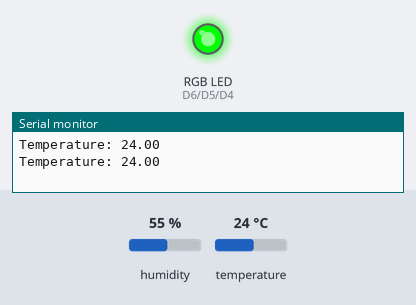
Recording of a program running on a simulated ESP8266 (NodeMCU). On the bench: an RGB LED mixed from three pins (HIGH = lit), the last lines printed to the serial monitor. Inputs (shaded band) come from the test bench; at power-on: temperature 24 °C, humidity 55 %.

Above: at 4.8 s.
4.9 s: temperature set to 21 °C
7.9 s: temperature set to 18 °C
At 8.4 s:
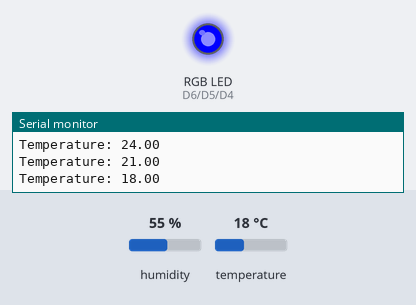
10.9 s: temperature set to 33 °C
At 13.2 s:
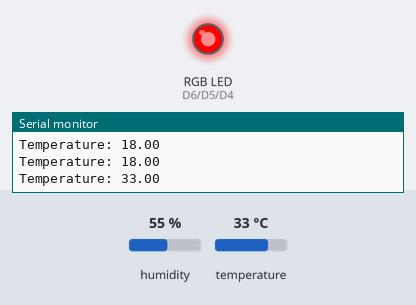
13.9 s: temperature set to 31 °C
16.9 s: temperature set to 28 °C
At 19.1 s:
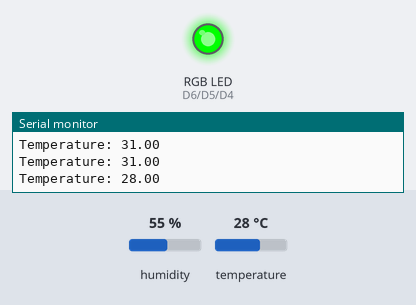
19.9 s: temperature set to 12 °C
At 21.5 s:
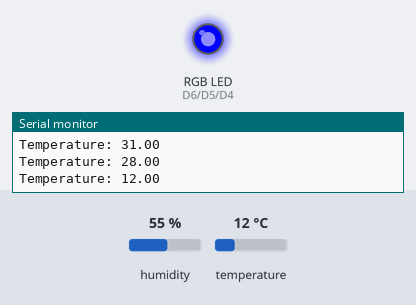
Timing chart, 0 to 23.0 s (numbered marks = the images above; inputs shaded):
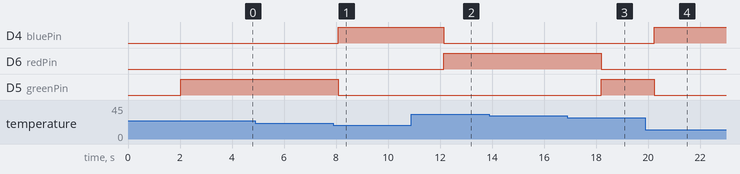

The program:

main.cpp
```cpp
#include <Adafruit_Sensor.h>
#include <DHT.h>

#define DHTPIN D7          // Pin which is connected to the DHT sensor.
#define DHTTYPE DHT11      // DHT 11

DHT dht(DHTPIN, DHTTYPE);

const int redPin = D6;    // Pin which is connected to the red LED.
const int greenPin = D5;  // Pin which is connected to the green LED.
const int bluePin = D4;   // Pin which is connected to the blue LED.

void setup() {
  Serial.begin(9600);
  dht.begin();
  pinMode(redPin, OUTPUT);
  pinMode(greenPin, OUTPUT);
  pinMode(bluePin, OUTPUT);
}

void loop() {
  delay(2000);
  float temperature = dht.readTemperature();
  if (isnan(temperature)) {
    Serial.println("Failed to read temperature from DHT sensor!");
    return;
  }
  Serial.print("Temperature: ");
  Serial.println(temperature);

  // Set the color of the RGB LED based on the temperature.
  if (temperature < 20.0) {
    digitalWrite(redPin, LOW);
    digitalWrite(greenPin, LOW);
    digitalWrite(bluePin, HIGH);
  } else if (temperature < 30.0) {
    digitalWrite(redPin, LOW);
    digitalWrite(greenPin, HIGH);
    digitalWrite(bluePin, LOW);
  } else {
    digitalWrite(redPin, HIGH);
    digitalWrite(greenPin, LOW);
    digitalWrite(bluePin, LOW);
  }
}
```

Measured:
- the behaviour switches between 20 and 19 °C on temperature (found by bisection; images 0 and 1)
- the behaviour switches between 30 and 29 °C on temperature (found by bisection; images 2 and 3)
- after the input at 7.9 s, D4 (bluePin): LOW → HIGH after 0.19 s; D5 (greenPin): HIGH → LOW after 0.19 s
- after the input at 10.9 s, D4 (bluePin): HIGH → LOW after 1.2 s; D6 (redPin): LOW → HIGH after 1.2 s
- after the input at 16.9 s, D6 (redPin): HIGH → LOW after 1.3 s; D5 (greenPin): LOW → HIGH after 1.3 s
- after the input at 19.9 s, D4 (bluePin): LOW → HIGH after 0.33 s; D5 (greenPin): HIGH → LOW after 0.33 s
